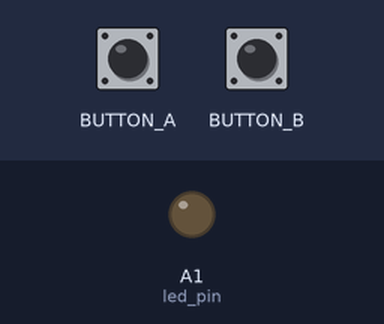
Recording of a program running on a simulated Circuit Playground running CircuitPython. Parts: output pins drawn as LEDs (lit = HIGH). Inputs (shaded band) come from the test bench.

Above: at 1.2 s.
1.3 s: button A pressed for 0.15 s
At 2.1 s:
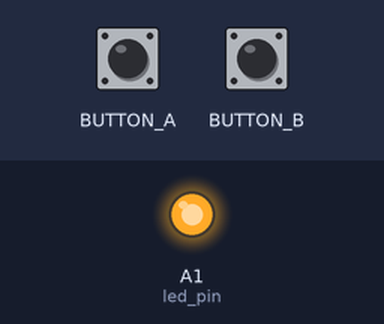
2.9 s: button B pressed for 0.15 s
At 3.4 s:
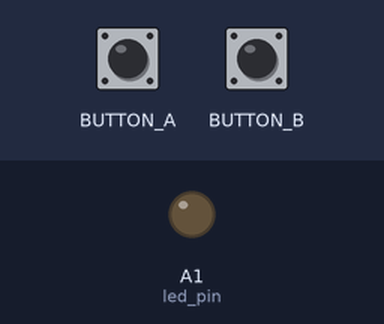
4.5 s: button A pressed for 1 s
At 5.9 s:
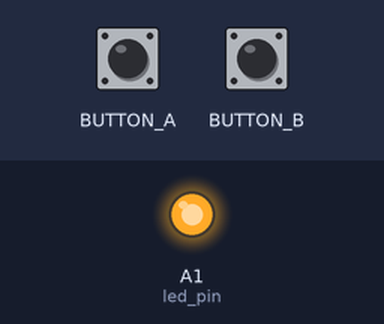
Timing chart, 0 to 7.5 s (numbered marks = the images above; inputs shaded):
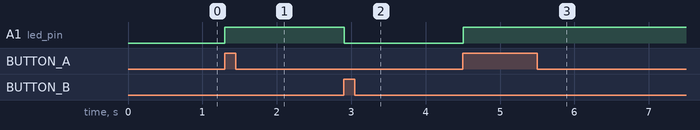

The program:

tiraLEDdosCables.py
```python
from adafruit_circuitplayground.express import cpx
import time
import board
import digitalio

led_pin = digitalio.DigitalInOut(board.A1)
led_pin.direction = digitalio.Direction.OUTPUT

# Loop principal
while True:
    if cpx.button_a:
        led_pin.value = True
    elif cpx.button_b:
        led_pin.value = False

    time.sleep(0.1)
```

Measured:
- after the input at 1.3 s, A1 (led_pin): LOW → HIGH at once
- after the input at 2.9 s, A1 (led_pin): HIGH → LOW at once
- after the input at 4.5 s, A1 (led_pin): LOW → HIGH at once
